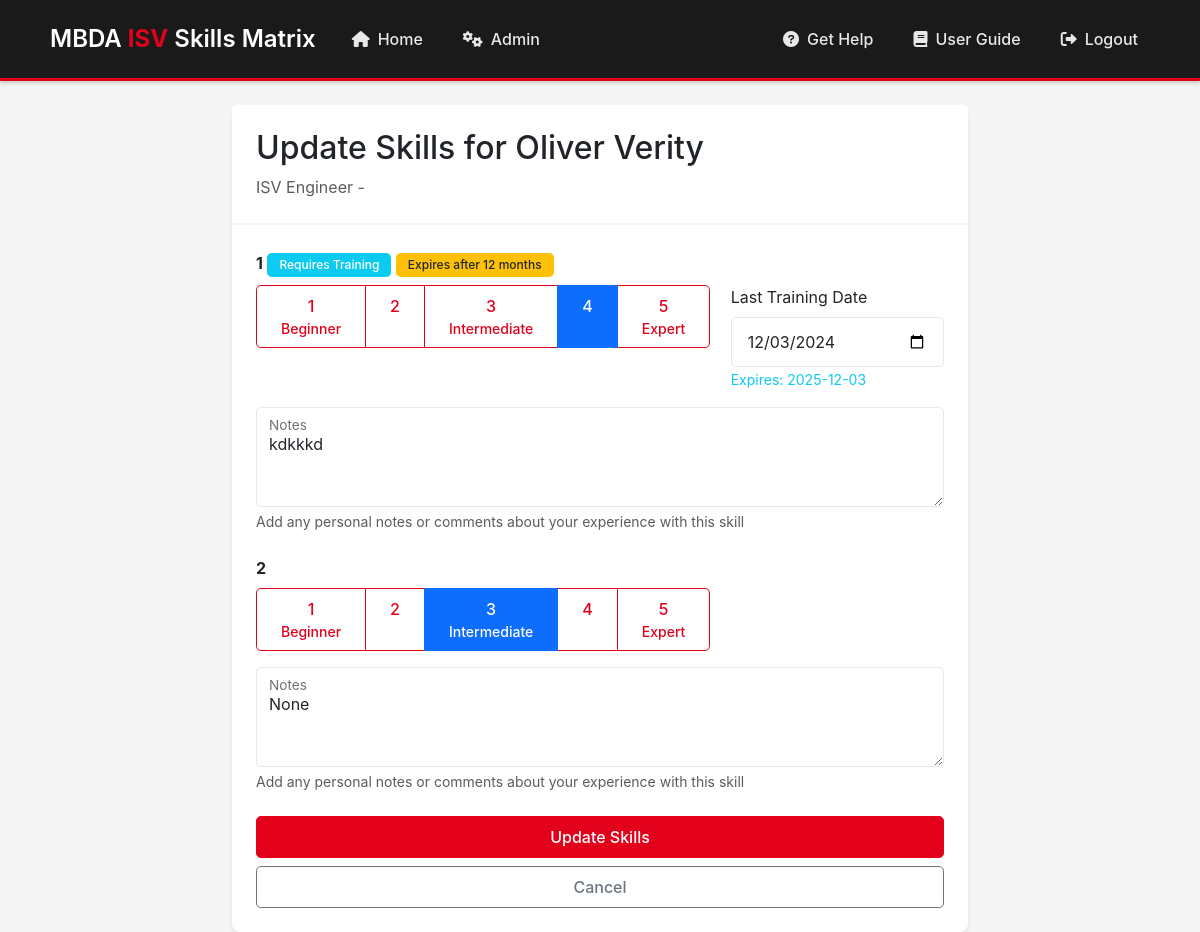
The page /employee/2/skills (signed in) on the database its author committed.
### app.py (models this page shows, shortened)
class Employee(db.Model):
    id = db.Column(db.Integer, primary_key=True)
    name = db.Column(db.String(100), nullable=False)
    email = db.Column(db.String(120), unique=True, nullable=False)
    clock_id = db.Column(db.String(50), unique=True)
    password_hash = db.Column(db.String(256))  # Only for admin users
    is_admin = db.Column(db.Boolean, default=False)
    job_title = db.Column(db.String(100), nullable=False)
    level_id = db.Column(db.Integer, db.ForeignKey('level.id'), nullable=False)
    project_id = db.Column(db.Integer, db.ForeignKey('project.id'))
    start_date = db.Column(db.Date, nullable=False)
    created_at = db.Column(db.DateTime, default=datetime.utcnow)
    skills = db.relationship('EmployeeSkill', backref='employee', lazy=True)

class Skill(db.Model):
    id = db.Column(db.Integer, primary_key=True)
    name = db.Column(db.String(100), nullable=False, unique=True)
    description = db.Column(db.Text)
    requires_training = db.Column(db.Boolean, default=False)
    training_expiry_months = db.Column(db.Integer)  # Number of months before training expires
    training_details = db.Column(db.Text)  # Details about required training
    created_at = db.Column(db.DateTime, default=datetime.utcnow)
    employee_skills = db.relationship('EmployeeSkill', backref='skill', lazy=True)

class EmployeeSkill(db.Model):
    id = db.Column(db.Integer, primary_key=True)
    employee_id = db.Column(db.Integer, db.ForeignKey('employee.id'), nullable=False)
    skill_id = db.Column(db.Integer, db.ForeignKey('skill.id'), nullable=False)
    proficiency_level = db.Column(db.Integer, nullable=False)  # 1-5 scale
    last_training_date = db.Column(db.Date)  # Date of last training completion
    training_expiry_date = db.Column(db.Date)  # Calculated expiry date
    notes = db.Column(db.Text)  # Personal notes/comments about the skill
    updated_at = db.Column(db.DateTime, default=datetime.utcnow, onupdate=datetime.utcnow)

### app.py (the view)
    def decorated_function(*args, **kwargs):
        if 'employee_id' not in session:
            flash('Please log in first.', 'error')
            return redirect(url_for('login'))
        return f(*args, **kwargs)

### app.py (called while the page is built, shortened)
def login_required(f):
    def decorated_function(*args, **kwargs):
        if 'employee_id' not in session:
            flash('Please log in first.', 'error')
            return redirect(url_for('login'))
        return f(*args, **kwargs)
    decorated_function.__name__ = f.__name__
    return decorated_function

@app.route('/employee/<int:employee_id>/skills', methods=['GET', 'POST'])
@login_required
def update_employee_skills(employee_id):
    if not session.get('is_admin', False) and session.get('employee_id') != employee_id:
        flash('You can only update your own skills.', 'error')
        return redirect(url_for('index'))
    employee = Employee.query.get_or_404(employee_id)
    skills = Skill.query.all()
    return render_template('update_skills.html',
                         employee=employee,
                         skills=skills,
                         today=datetime.utcnow().date(),
                         is_admin=session.get('is_admin', False))

### templates/update_skills.html (shortened to what this page needs)
{% extends "base.html" %}
{% block content %}
<div class="row">
    <div class="col-md-8 offset-md-2">
        <div class="card">
            <div class="card-header">
                <h2 class="card-title">Update Skills for {{ employee.name }}</h2>
                <div class="text-muted">{{ employee.job_title }} - {{ employee.level }}</div>
            </div>
            <div class="card-body">
                <form method="POST">
                    {% for skill in skills %}
                        {% set employee_skill = employee.skills|selectattr('skill_id', 'equalto', skill.id)|first %}
                        <div class="mb-4">
                            <label class="form-label">
                                <strong>{{ skill.name }}</strong>
                                {% if skill.requires_training %}
                                    <div class="badge bg-info text-white mt-1">Requires Training</div>
                                    {% if skill.training_expiry_months %}
                                        <div class="badge bg-warning text-dark">Expires after {{ skill.training_expiry_months }} months</div>
                                    {% endif %}
                                {% endif %}
                            </label>
                            <div class="row">
                                <div class="col-md-8">
                                    <div class="btn-group w-100" role="group">
                                        {% for level in range(1, 6) %}
                                            <label class="btn btn-outline-primary" for="skill_{{ skill.id }}_{{ level }}">
                                                {{ level }}
                                                {% if level == 1 %}
                                                    <small class="d-block">Beginner</small>
                                                {% elif level == 3 %}
                                                    <small class="d-block">Intermediate</small>
                                                {% elif level == 5 %}
                                                    <small class="d-block">Expert</small>
                                                {% endif %}
                                            </label>
                                        {% endfor %}
                                    </div>
                                </div>
                                {% if skill.requires_training %}
                                    <div class="col-md-4">
                                        <label class="form-label">Last Training Date</label>
                                        <input type="date"
                                               class="form-control"
                                               name="training_date_{{ skill.id }}"
                                               value="{{ employee_skill.last_training_date if employee_skill and employee_skill.last_training_date else '' }}"
                                               {% if not employee_skill or employee_skill.proficiency_level == 0 %}disabled{% endif %}>
                                        {% if employee_skill and employee_skill.training_expiry_date %}
                                            <small class="text-{% if employee_skill.training_expiry_date < today %}danger{% else %}info{% endif %}">
                                                Expires: {{ employee_skill.training_expiry_date.strftime('%Y-%m-%d') }}
                                            </small>
                                        {% endif %}
                                    </div>
                                {% endif %}
                                <div class="col-12 mt-3">
                                    <div class="form-floating">
                                        <textarea class="form-control"
                                                  id="notes_{{ skill.id }}"
                                                  name="notes_{{ skill.id }}"
                                                  style="height: 100px"
                                                  placeholder="Add your notes about this skill">{{ employee_skill.notes if employee_skill else '' }}</textarea>
                                        <label for="notes_{{ skill.id }}">Notes</label>
                                        <div class="form-text">Add any personal notes or comments about your experience with this skill</div>
                                    </div>
                                </div>
                            </div>
                        </div>
                    {% endfor %}
                    {% if skills %}
                        <div class="d-grid gap-2">
                            <button type="submit" class="btn btn-primary">Update Skills</button>
                            <a href="{{ url_for('index') }}" class="btn btn-outline-secondary">Cancel</a>
                        </div>
                    {% else %}
                        <div class="alert alert-info">
                            No skills available. Please <a href="{{ url_for('add_skill') }}">add some skills</a> first.
                        </div>
                    {% endif %}
                </form>
            </div>
        </div>
    </div>
</div>
{% endblock %}

### templates/base.html (style rules this page uses)
:root { --mbda-red: #E3001B; --mbda-dark: #1A1A1A; --mbda-grey: #4A4A4A; --mbda-light-grey: #F5F5F5; }
body { background-color: var(--mbda-light-grey); font-family: -apple-system, BlinkMacSystemFont, 'Segoe UI', Roboto, 'Helvetica Neue', Arial, sans-serif; color: var(--mbda-dark); }
.card { border: none; border-radius: 0.5rem; box-shadow: 0 4px 6px -1px rgba(0,0,0,0.1); transition: transform 0.2s ease, box-shadow 0.2s ease; }
.card-header { background-color: white; border-bottom: 2px solid var(--mbda-light-grey); padding: 1.5rem; }
.card-body { padding: 1.5rem; }
.btn { padding: 0.5rem 1.5rem; font-weight: 500; border-radius: 0.3rem; transition: all 0.2s ease; }
.btn-primary { background-color: var(--mbda-red); border-color: var(--mbda-red); }
.btn-outline-primary { color: var(--mbda-red); border-color: var(--mbda-red); }
.form-control, .form-select { border-radius: 0.3rem; padding: 0.75rem 1rem; border: 1px solid #e5e7eb; }
.badge { padding: 0.5em 1em; font-weight: 500; border-radius: 0.3rem; }

### rows shown on the page
Employee: name "Oliver Verity", job_title "ISV Engineer"
Skill: name "1", training_expiry_months "12", level "1" "2" "3" "4" "5", id "kdkkkd"
EmployeeSkill: last_training_date "12/03/2024", training_expiry_date "2025-12-03"
Skill: name "2", level "1" "2" "3" "4" "5", id "None"
